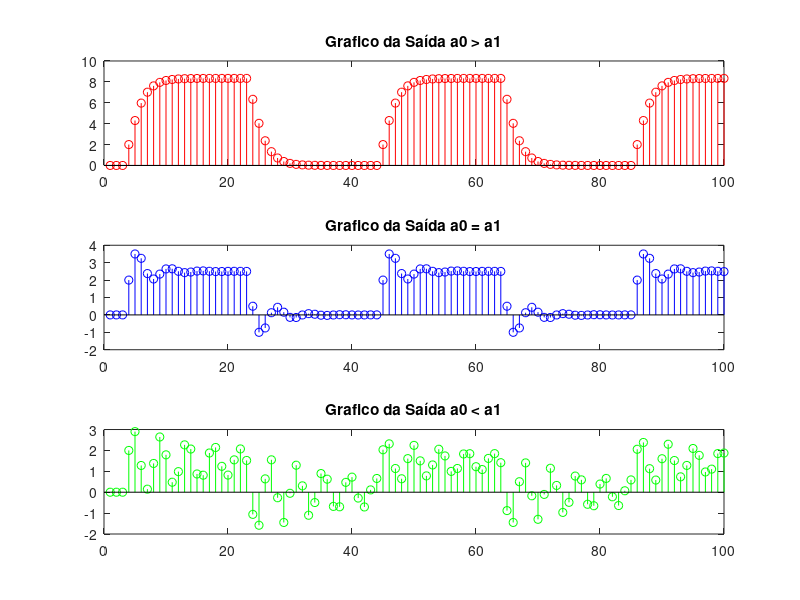

Here is the MATLAB script that generated this plot:
%% Controle Digital - equacao de diferencas
clear;
close all;
clc;

%% Sinal de Onda Quadrada

N = 100;%numero de pontos
A = 5;%amplitude do sinal
x_sqr = zeros(1,N);% iniciando vetor de zeros 
y_sqr1 = zeros(1,N+2);% iniciando vetor de zeros
y_sqr2 = zeros(1,N+2);% iniciando vetor de zeros
y_sqr3 = zeros(1,N+2);% iniciando vetor de zeros
k = 0;

for n=3:N
    x_sqr(n) = 5;
    k = k+1;
    
    if k>20 
        x_sqr(n) = 0; 
    end
    if k>40
        k = 0;
    end
    
    a1 = 0.2;
    a0 = 0.9;
    y_sqr1(n) = a0*y_sqr1(n-1) - a1*y_sqr1(n-2) + 0.4*x_sqr(n-1) + 0.1*x_sqr(n-2); 
   
    a1 = 0.5;
    a0 = 0.5;
    y_sqr2(n) = a0*y_sqr2(n-1) - a1*y_sqr2(n-2) + 0.4*x_sqr(n-1) + 0.1*x_sqr(n-2); 
    
    a1 = 0.9;
    a0 = 0.2;
    y_sqr3(n) = a0*y_sqr3(n-1) - a1*y_sqr3(n-2) + 0.4*x_sqr(n-1) + 0.1*x_sqr(n-2); 
   

end
 

% plotando os 3 graficos
% subplot(5,2,1);
% stem(x_sqr, 'k')
% xlim([0 100])
% title('Grafico da onda quadrada')

subplot(3,1,1);
stem(y_sqr1, 'r')
xlim([0 100])
title('Grafico da Saída a0 > a1')

subplot(3,1,2);
stem(y_sqr2, 'b')
xlim([0 100])
title('Grafico da Saída a0 = a1')

subplot(3,1,3);
stem(y_sqr3, 'g')
xlim([0 100])
title('Grafico da Saída a0 < a1')

% subplot(5,2,[5 6]);
% hold on; stem(x_sqr, 'k'); stem(y_sqr1, 'r')
% xlim([0 100])
% title('Grafico da equacoes de diferencas a0 > a1')
% legend('x[n]', 'y[n]')
% 
% subplot(5,2,[7 8]);
% hold on; stem(x_sqr, 'k'); stem(y_sqr2, 'b')
% xlim([0 100])
% title('Grafico da equacoes de diferencas a0 = a1')
% legend('x[n]', 'y[n]')
% 
% 
% subplot(5,2,[9 10]);
% hold on; stem(x_sqr, 'k'); stem(y_sqr3, 'g')
% xlim([0 100])
% title('Grafico da equacoes de diferencas a0 < a1')
% legend('x[n]', 'y[n]')